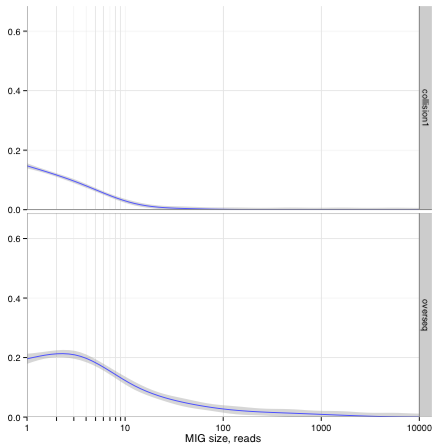

Reproduce this figure in R.
require(ggplot2); require(reshape)

build_df <- function(stat, units, sweep_df = NULL) {
      df<- read.table(paste(stat, units, ".txt", sep= ""), header=FALSE, comment="", sep = "\t")
      x<-df[1,3:ncol(df)]
      id<-df[2:nrow(df), 1] 
      
      if (is.null(sweep_df)) {
         sweep_df <- df
      }
      
      df[2:nrow(df),3:ncol(df)] <- sweep(df[2:nrow(df),3:ncol(df)], 1, rowSums(sweep_df[2:nrow(df),3:ncol(df)]), FUN = "/")
      
      df.m <- melt(df[2:nrow(df), c(1,3:ncol(df))])
      df.m$x <- as.vector(t(x[df.m$variable]))
      df.m$s <- rep(stat, nrow(df.m))
      list(sweep_df, df.m)
   }
   
for (units in c("", "-units")) {  
   dfo <- build_df("overseq", units)
   dfc <- build_df("collision1", units, dfo[[1]])     
   df <- rbind(dfo[[2]], dfc[[2]])
   
   pdf(paste("histogram", units, ".pdf", sep= ""))
   
   print(
      ggplot(df, aes(x=x,y=value))+geom_smooth()+
         scale_x_log10(name = "MIG size, reads", expand=c(0,0), limits=c(1, 10000), breaks = c(1:10,100,1000,10000), labels = c("1", rep("", 8), 10, 100, 1000, 10000), oob=scales::rescale_none)+
         scale_y_continuous(name = "",expand=c(0,0), limits = c(0, max(df.m$value)), oob=scales::rescale_none)+theme_bw()+theme(panel.grid.minor = element_blank()) + facet_grid(s~.)
   )
   
   dev.off()  
}